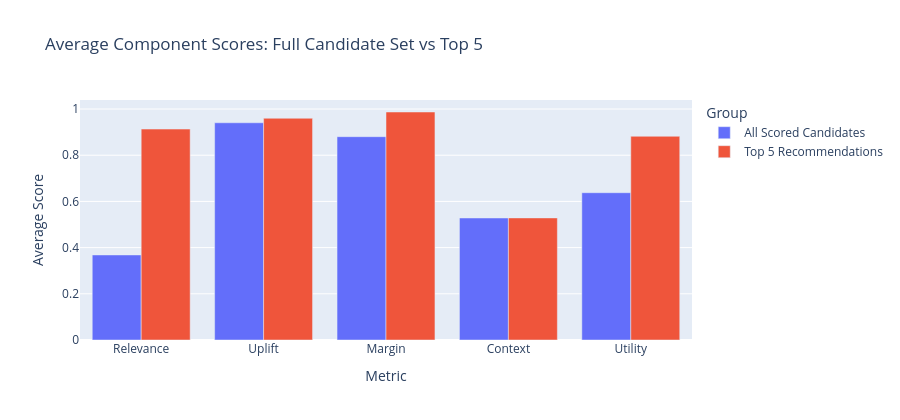

Source (notebook cell):
### Code cell
component_compare = pd.DataFrame(
    {
        'Group': ['All Scored Candidates', 'Top 5 Recommendations'],
        'Relevance': [scored_candidates['Relevance'].mean(), top5['Relevance'].mean()],
        'Uplift': [scored_candidates['Uplift'].mean(), top5['Uplift'].mean()],
        'Margin': [scored_candidates['Normalized_Margin'].mean(), top5['Normalized_Margin'].mean()],
        'Context': [scored_candidates['Context'].mean(), top5['Context'].mean()],
        'Utility': [scored_candidates['Utility'].mean(), top5['Utility'].mean()],
    }
)
component_compare_long = component_compare.melt(id_vars='Group', var_name='Metric', value_name='Average Score')

fig_compare = px.bar(
    component_compare_long,
    x='Metric',
    y='Average Score',
    color='Group',
    barmode='group',
    title='Average Component Scores: Full Candidate Set vs Top 5',
)
fig_compare.update_layout(height=420)
fig_compare.show()

### Figure 1 — Plotly figure (JSON) as saved in the notebook; plotly's stock layout.template omitted (floating-point values rounded to 4 significant figures)
{"data": [{"alignmentgroup": "True", "hovertemplate": "Group=All Scored Candidates<br>Metric=%{x}<br>Average Score=%{y}<extra></extra>", "legendgroup": "All Scored Candidates", "marker": {"color": "#636efa", "pattern": {"shape": ""}}, "name": "All Scored Candidates", "offsetgroup": "All Scored Candidates", "orientation": "v", "showlegend": true, "textposition": "auto", "type": "bar", "x": ["Relevance", "Uplift", "Margin", "Context", "Utility"], "xaxis": "x", "y": [0.3683, 0.9405, 0.8803, 0.5282, 0.6377], "yaxis": "y"}, {"alignmentgroup": "True", "hovertemplate": "Group=Top 5 Recommendations<br>Metric=%{x}<br>Average Score=%{y}<extra></extra>", "legendgroup": "Top 5 Recommendations", "marker": {"color": "#EF553B", "pattern": {"shape": ""}}, "name": "Top 5 Recommendations", "offsetgroup": "Top 5 Recommendations", "orientation": "v", "showlegend": true, "textposition": "auto", "type": "bar", "x": ["Relevance", "Uplift", "Margin", "Context", "Utility"], "xaxis": "x", "y": [0.9132, 0.96, 0.9871, 0.5285, 0.882], "yaxis": "y"}], "layout": {"barmode": "group", "height": 420, "legend": {"title": {"text": "Group"}, "tracegroupgap": 0}, "title": {"text": "Average Component Scores: Full Candidate Set vs Top 5"}, "xaxis": {"anchor": "y", "domain": [0, 1], "title": {"text": "Metric"}}, "yaxis": {"anchor": "x", "domain": [0, 1], "title": {"text": "Average Score"}}}}
